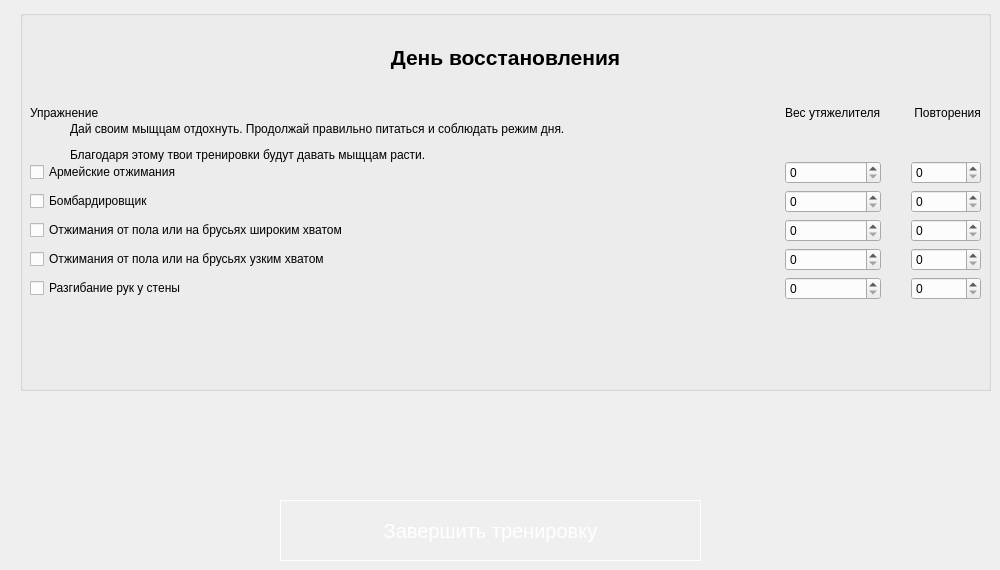
              <widget class="QWidget" name="tab_14">
               <attribute name="title">
                <string>День 14</string>
               </attribute>
               <widget class="QWidget" name="gridLayoutWidget_14">
                <property name="geometry">
                 <rect>
                  <x>30</x>
                  <y>70</y>
                  <width>951</width>
                  <height>230</height>
                 </rect>
                </property>
                <layout class="QGridLayout" name="gridLayout_14" rowstretch="0,0,0,0,0,0" columnstretch="3,0,0">
                 <property name="horizontalSpacing">
                  <number>30</number>
                 </property>
                 <item row="1" column="1">
                  <widget class="QSpinBox" name="spinBox_extraWeight_1_14"/>
                 </item>
                 <item row="3" column="0">
                  <widget class="QCheckBox" name="checkBox_exersize_3_14">
                   <property name="text">
                    <string>Отжимания от пола или на брусьях широким хватом</string>
                   </property>
                  </widget>
                 </item>
                 <item row="3" column="1">
                  <widget class="QSpinBox" name="spinBox_extraWeight_3_14"/>
                 </item>
                 <item row="5" column="1">
                  <widget class="QSpinBox" name="spinBox_extraWeight_5_14"/>
                 </item>
                 <item row="0" column="0">
                  <widget class="QLabel" name="label_exersize_14">
                   <property name="text">
                    <string>Упражнение</string>
                   </property>
                  </widget>
                 </item>
                 <item row="5" column="0">
                  <widget class="QCheckBox" name="checkBox_exersize_5_14">
                   <property name="text">
                    <string>Разгибание рук у стены</string>
                   </property>
                   <property name="checked">
                    <bool>false</bool>
                   </property>
                  </widget>
                 </item>
                 <item row="1" column="0">
                  <widget class="QCheckBox" name="checkBox_exersize_1_14">
                   <property name="text">
                    <string>Армейские отжимания</string>
                   </property>
                   <property name="checked">
                    <bool>false</bool>
                   </property>
                  </widget>
                 </item>
                 <item row="0" column="2">
                  <widget class="QLabel" name="label_reps_14">
                   <property name="text">
                    <string> Повторения</string>
                   </property>
                  </widget>
                 </item>
                 <item row="1" column="2">
                  <widget class="QSpinBox" name="spinBox_reps_1_14"/>
                 </item>
                 <item row="3" column="2">
                  <widget class="QSpinBox" name="spinBox_reps_3_14"/>
                 </item>
                 <item row="2" column="2">
                  <widget class="QSpinBox" name="spinBox_reps_2_14"/>
                 </item>
                 <item row="4" column="0">
                  <widget class="QCheckBox" name="checkBox_exersize_4_14">
                   <property name="text">
                    <string>Отжимания от пола или на брусьях узким хватом</string>
                   </property>
                  </widget>
                 </item>
                 <item row="4" column="2">
                  <widget class="QSpinBox" name="spinBox_reps_4_14"/>
                 </item>
                 <item row="2" column="0">
                  <widget class="QCheckBox" name="checkBox_exersize_2_14">
                   <property name="text">
                    <string>Бомбардировщик</string>
                   </property>
                  </widget>
                 </item>
                 <item row="2" column="1">
                  <widget class="QSpinBox" name="spinBox_extraWeight_2_14"/>
                 </item>
                 <item row="0" column="1">
                  <widget class="QLabel" name="label_extraWeigh_14">
                   <property name="text">
                    <string>Вес утяжелителя</string>
                   </property>
                  </widget>
                 </item>
                 <item row="4" column="1">
                  <widget class="QSpinBox" name="spinBox_extraWeight_4_14"/>
                 </item>
                 <item row="5" column="2">
                  <widget class="QSpinBox" name="spinBox_reps_5_14"/>
                 </item>
                </layout>
               </widget>
               <widget class="QPushButton" name="pushButton_complete_14">
                <property name="geometry">
                 <rect>
                  <x>280</x>
                  <y>500</y>
                  <width>421</width>
                  <height>61</height>
                 </rect>
                </property>
                <property name="styleSheet">
                 <string notr="true">QPushButton {
border:1px solid #fff;
font-size:20px;
color:#fff;
}
QPushButton:hover {
	background-color: rgb(85, 170, 255);
}</string>
                </property>
                <property name="text">
                 <string>Завершить тренировку</string>
                </property>
               </widget>
               <widget class="QGroupBox" name="groupBox_rest_day_4">
                <property name="geometry">
                 <rect>
                  <x>20</x>
                  <y>10</y>
                  <width>971</width>
                  <height>381</height>
                 </rect>
                </property>
                <property name="styleSheet">
                 <string notr="true">background-image: url(:/wallpapers/img/wallpapers2.jpg);</string>
                </property>
                <property name="title">
                 <string/>
                </property>
                <widget class="QLabel" name="label_rest_day_4">
                 <property name="geometry">
                  <rect>
                   <x>50</x>
                   <y>20</y>
                   <width>871</width>
                   <height>161</height>
                  </rect>
                 </property>
                 <property name="text">
                  <string>&lt;html&gt;&lt;head/&gt;&lt;body&gt;&lt;p align=&quot;center&quot;&gt;&lt;span style=&quot; font-size:16pt; font-weight:600;&quot;&gt;День восстановления&lt;/span&gt;&lt;/p&gt;&lt;p align=&quot;center&quot;&gt;&lt;br/&gt;&lt;/p&gt;&lt;p&gt;Дай своим мыщцам отдохнуть. Продолжай правильно питаться и соблюдать режим дня.&lt;/p&gt;&lt;p&gt; Благодаря этому твои тренировки будут давать мыщцам расти.&lt;br/&gt;&lt;/p&gt;&lt;/body&gt;&lt;/html&gt;</string>
                 </property>
                </widget>
                <widget class="QLabel" name="label_rest_day_img_4">
                 <property name="geometry">
                  <rect>
                   <x>400</x>
                   <y>210</y>
                   <width>141</width>
                   <height>141</height>
                  </rect>
                 </property>
                 <property name="text">
                  <string/>
                 </property>
                 <property name="pixmap">
                  <pixmap>img/lighting_3.png</pixmap>
                 </property>
                </widget>
               </widget>
              </widget>
